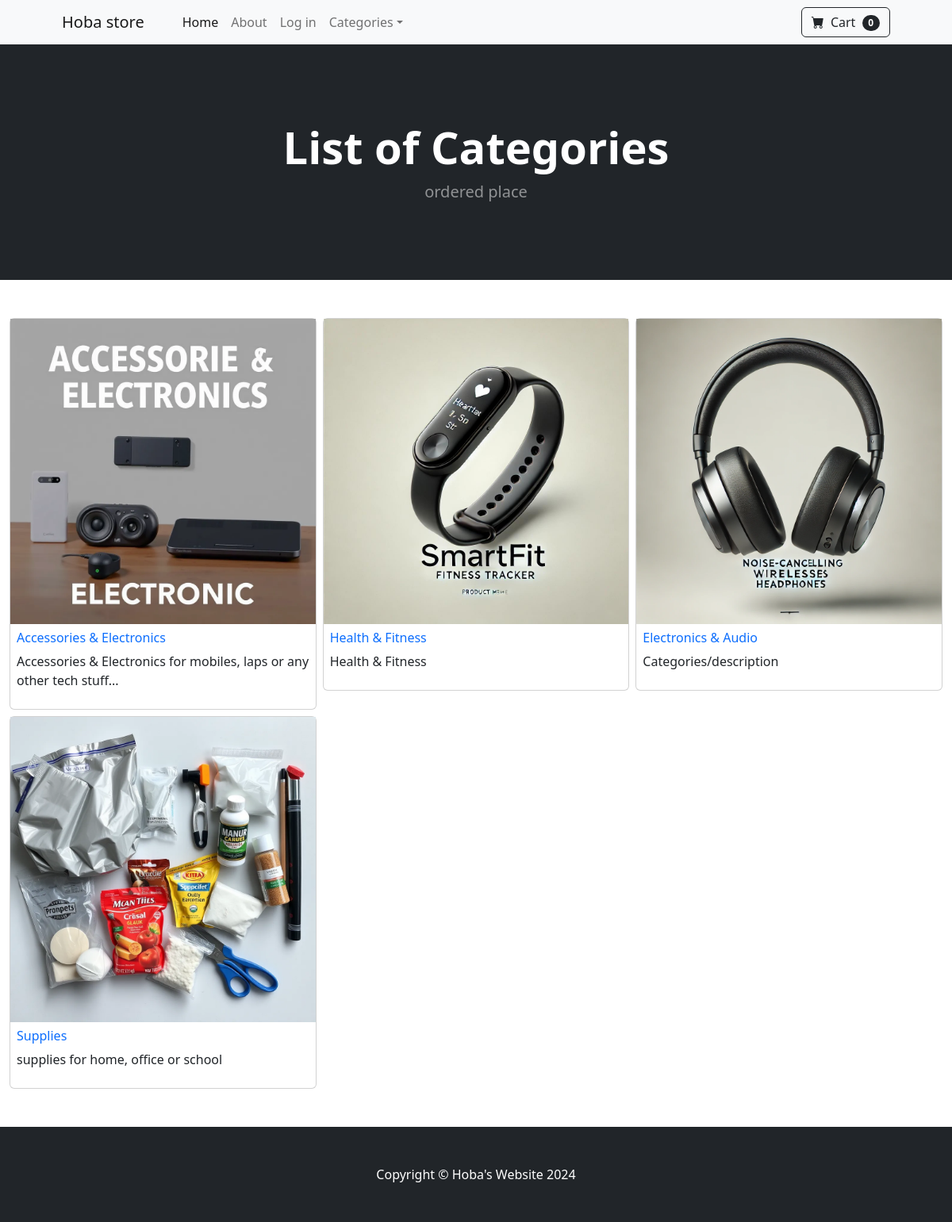
The app's page /category_summary/ with its own data.
### store/models.py (models this page shows)
class Category(models.Model):
    name = models.CharField(max_length=50)
    image = models.ImageField(upload_to='Categories/imgs/%y/%m/%d/', default='Categories/imgs/default.jpg')
    description = models.TextField(max_length=200 , default='Categories/description')
    def __str__(self):
        return self.name

### store/views.py (the view)
# urls.py: path('category_summary/', views.category_summary, name='category_summary'),
def category_summary(request):
    categories = Category.objects.all()
    return render(request, 'product/category_summary.html', {'categories': categories})

### cart/cart.py (called while the page is built)
    def __len__(self):
        return len(self.cart)

### cart/context_processors.py (called while the page is built)
def cart(request):
    return {'cart': Cart(request)}

### store/templates/product/category_summary.html (shortened to what this page needs)
{% extends "base.html" %}
    {% block content %}
    <header class="bg-dark py-5 header-animation mb-5">
        <div class="container px-4 px-lg-5 my-5">
            <div class="text-center text-white">
                <h1 class="display-4 fw-bolder">List of Categories</h1>
                <p class="lead fw-normal text-white-50 mb-0">ordered place</p>
            </div>
        </div>
    </header>
    <div class="container-fluid mt-3 mb-3">
        <div class="row g-2">
            {% for category in categories %}
            <div class="col-md-4 card-hover">
                <div class="card">
                    <img src="{{category.image.url}}" class="img-fluid" alt="Category Image">
                    <div class="product-detail-container p-2">
                        <h6 class="mb-2">
                            <a href="{% url "category" category%}" class="text-decoration-none">{{category}}</a>
                        </h6>
                        <p>{{category.description}}</p>
                    </div>
                </div>
            </div>
            {% endfor %}
        </div>
    </div>
{% endblock  %}

### store/templates/base.html (style rules this page uses)
.header-animation h1 { animation: fadeInUp 2s ease-out; }
.header-animation p { animation: fadeInUp 2.5s ease-out; }
.card-hover { transition: transform 0.3s ease, box-shadow 0.3s ease; border: none; }

### records on screen
Category: image (picture), name "Accessories & Electronics", description "Accessories & Electronics for mobiles, laps or any other tech stuff..."
Category: image (picture), name "Health & Fitness", description "Health & Fitness"
Category: image (picture), name "Electronics & Audio", description "Categories/description"
Category: image (picture), name "Supplies", description "supplies for home, office or school"

### other values on screen
{{ cart|length }} "0"
